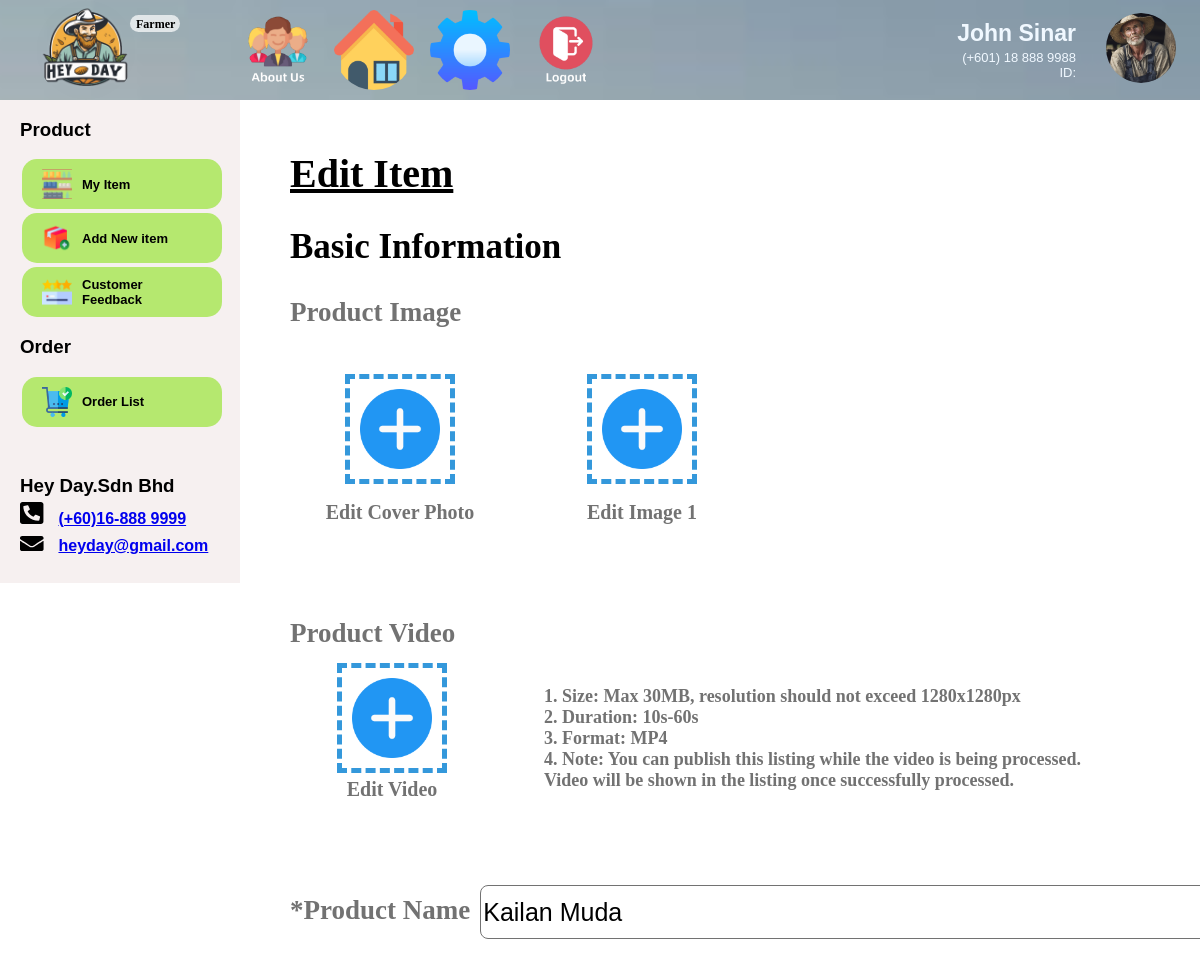
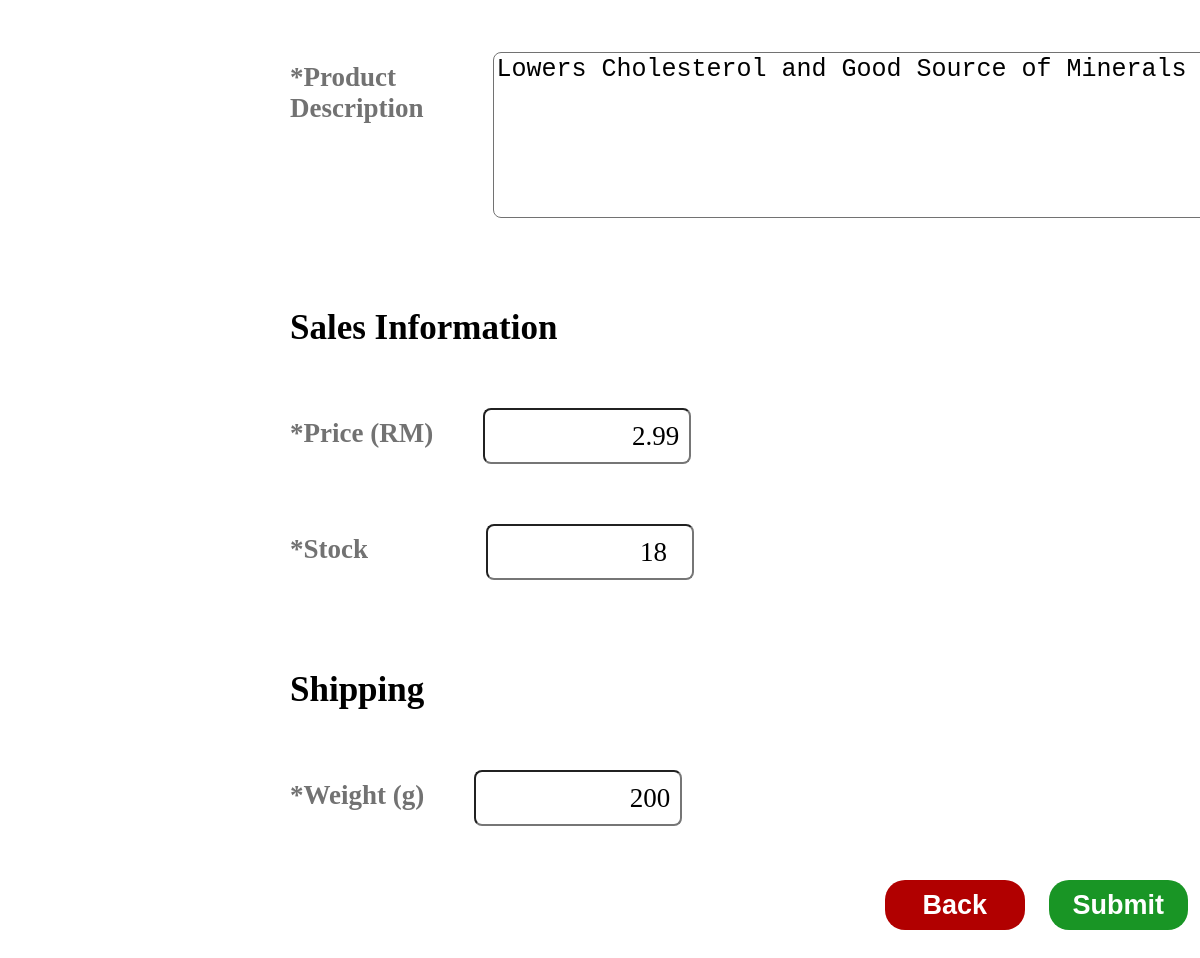
Page /edit.php?id=2 on the committed database (2 pictures, top to bottom).
### tables this page shows
CREATE TABLE IF NOT EXISTS `product` (
  `product_ID` int NOT NULL AUTO_INCREMENT,
  `userid` int DEFAULT NULL,
  `coverPhoto` varchar(255) DEFAULT NULL,
  `image1` varchar(255) DEFAULT NULL,
  `video_button` varchar(255) DEFAULT NULL,
  `product_name` varchar(100) DEFAULT NULL,
  `product_description` text,
  `product_price` decimal(10,2) DEFAULT NULL,
  `product_stock` int DEFAULT NULL,
  `product_weight` decimal(60,0) DEFAULT NULL,
  PRIMARY KEY (`product_ID`),
  KEY `userid` (`userid`)
);

### edit.php (the view, shortened to what this page needs)
<?php
include("conn.php");
$userId = $_SESSION['user_id'];
if (isset($_GET['id'])) {
    $productID = $_GET['id'];
    $sql = "SELECT * FROM product WHERE product_ID = $productID";
    $result = mysqli_query($con, $sql);
    $product = mysqli_fetch_assoc($result);
}
$host = 'localhost';
$dbname = 'webdevelopment';
$dbusername = 'root';
$dbpassword = '';
try {
    $pdo = new PDO("mysql:host=$host;dbname=$dbname", $dbusername, $dbpassword);
    $pdo->setAttribute(PDO::ATTR_ERRMODE, PDO::ERRMODE_EXCEPTION);
    $userId = $_SESSION["user_id"];
    if (empty($userProfilePicture)) {
        $userProfilePicture = './farmer_item_pic/farmer_profile.png';
    }
    $query = "SELECT username, phonenumber FROM users WHERE userid = :id;";
    $stmt = $pdo->prepare($query);
    $stmt->bindParam(":id", $userId);
    $stmt->execute();
    if ($stmt->rowCount() > 0) {
        $row = $stmt->fetch(PDO::FETCH_ASSOC);
        if (isset($row['username'])) {
            $username = $row['username'];
        }
        if (isset($row['phonenumber'])) {
            $userPhone = $row['phonenumber'];
        }
    } else {
        $username = 'John Sinar';
        $userPhone = '(+601) 18 888 9988';
    }
} catch (PDOException $e) {
    die("Connection failed: " . $e->getMessage());
}
?>
<!DOCTYPE html>
<html lang="en">
<head>
    <link rel="stylesheet" href="edit.css">
</head>
<body>
    <header class="header-main">
        <div class="header-main-logo">
            <img src="./farmer_item_pic/logo.png" alt="HeyDaylogo">
            <div class="farmerbackground"></div>
            <div class="farmerword">Farmer</div>
            <nav class="header-main-topNav">
                <ul>
                    <li><a href="farmer_about_us.php"><img src="./farmer_item_pic/AboutUs_icon.png"></a></li>
                    <li><a href="farmer_order.php"><img src="./farmer_item_pic/home_icon.png"></a></li>
                    <li><a href="setting(seller).php"><img src="./farmer_item_pic/setting_icon.png"></a></li>
                    <li><a href="./logout.php"> <img src="./farmer_item_pic/logout.png"></a></li>
                </ul>
            </nav>
        </div>
        <div class="header-main-profile">
            <ul>
                <li><div id="userName"><?php echo $username; ?></div></li>
                <li><div id="userPhone"><?php echo $userPhone; ?></div></li>
                <li><div id="userId">ID: <?php echo $userId; ?></div></li>
            </ul>
            <div class="header-main-profile-logo"><img src="<?php echo $userProfilePicture; ?>" alt="UserProfile"></div>
        </div>
    </header>
    <aside class="sidebar" >
        <div class="sidebar-features">
            <nav>
                <div>
                    <h3>Product</h3>
                        <button class="myItem" onclick="window.location.href='farmer_viewproduct.php?'">
                            <img src="./farmer_item_pic/myitem_icon.png" alt="My Item">
                            My Item
                        </button>
                        <button class="addNewItem" onclick="window.location.href='farmer_addnewitem.php?'">
                            <img src="./farmer_item_pic/addnewitem_icon.png" alt="Add New item">
                            Add New item
                        </button>
                        <button class="customerFeedback" onclick="window.location.href ='farmer_feedback.php?'">
                            <img src="./farmer_item_pic/customerfeedback_icon.png" alt="Customer Feedback">
                            Customer Feedback
                        </button>
                </div>
                <div>
                    <h3>Order</h3>
                        <button class="orderList">
                            <img src="./farmer_item_pic/order_list_icon.png" alt="Order List">
                            Order List
                        </button>
                </div>
            </nav>
        </div>
        <div class="sidebar-companyInfo">
            <h3>Hey Day.Sdn Bhd</h3>
            <div class="sidebar-companyInfo-phoneNum">
                <img src="./farmer_item_pic/phone_icon.svg" alt="HidayPhoneNum">
                <a class="heyday-phone" href="https://wa.link/58qs5p" target="_blank">(+60)16-888 9999</a>
            </div>
            <div class="sidebar-companyInfo-email">
                <img src="./farmer_item_pic/email_icon.svg" alt="HidayEmail">
                <a class="heyday-email" href="mailto:hiday@gmail.com">heyday@gmail.com</a>
            </div>
        </div>
    <form method="post" action="update.php" enctype="multipart/form-data">
        <div class="content-frame">
            <div class="tittle-addnewitem">Edit Item</div> <br>
            <div class="basicinfo-word">Basic Information</div> <br>
            <div class="productimage-word">Product Image</div> <br>
            <div class="addbutton-container">
                <button id="addbutton-frame0" type="button" onclick="document.getElementById('coverPhotoInput').click()">
                    <img class="add-icon" src="./farmer_item_pic/add_icon.png" alt="Icon"> <br>
                    <div class="cover-photo-word">Edit Cover Photo</div>
                </button>
                <button id="addbutton-frame1" type="button" onclick="document.getElementById('image1Input').click()">
                    <img class="add-icon" src="./farmer_item_pic/add_icon.png" alt="Icon"> <br>
                    <div class="cover-photo-word">Edit Image 1</div>
                </button>
            </div>
                <div class="productvideo-word">Product Video</div>
                <div class="videobutton-container">
                    <button class="addbutton-frame2" id="addbutton-frame2" type="button" onclick="document.getElementById('videoInput').click()">
                        <img class="addvideo-icon" src="./farmer_item_pic/add_icon.png" alt="Icon">
                        <div class="cover-photo-word">Edit Video</div>
                    </button>
                    <p class="video-note">1. Size: Max 30MB, resolution should not exceed 1280x1280px <br>
                        2. Duration: 10s-60s <br>
                        3. Format: MP4 <br>
                        4. Note: You can publish this listing while the video is being processed. <br>Video will be shown in the listing once successfully processed.</p>
                </div>
            <div class="product-name-container">
                <div class="productvideo-word">*Product Name</div>
                <input id="product-name-input" type="text" name="product_name" value="<?php echo $product['product_name']; ?>" required>
            </div>
            <div class="product-description-container">
                <div class="productvideo-word">*Product <br>Description</div>
                <textarea id="product-description-input" name="product_description" maxlength="1000" required><?php echo $product['product_description']; ?></textarea>
            </div>
            <div class="salesinfo-word">Sales Information</div> <br>
            <div class="product-price-container">
                <div class="productprice-word">*Price (RM)</div>
                <input id="product-price" type="text" name="product_price" placeholder="00.00" value="<?php echo $product['product_price']; ?>" required>
            </div>
            <div class="product-stock-container">
                <div class="productprice-word">*Stock</div>
                <input id="product-stock" type="number" name="product_stock" step="1" min="0" placeholder="0" value="<?php echo $product['product_stock']; ?>" required>
            </div>
            <div class="salesinfo-word">Shipping</div> <br>
            <div class="product-weight-container">
                <div class="productprice-word">*Weight (g)</div>
                <input id="product-weight" type="text" name="product_weight" placeholder="00.00" value="<?php echo $product['product_weight']; ?>" required>
            </div>
            <div class="product-button-container">
                <button class="back-button" onclick="window.location.href='farmer_viewproduct.php?'" >Back</button>
                <button class="submit-button" onclick="showConfirmation()">Submit</button>
            </div>
        </div>
    </form>
</body>
</html>

### rows in the picture
product: product_name "Kailan Muda", product_description "Lowers Cholesterol and Good Source of Minerals", product_price "2.99", product_stock "18", product_weight "200"

### other values in the picture
$username "John Sinar"
$userPhone "(+601) 18 888 9988"
